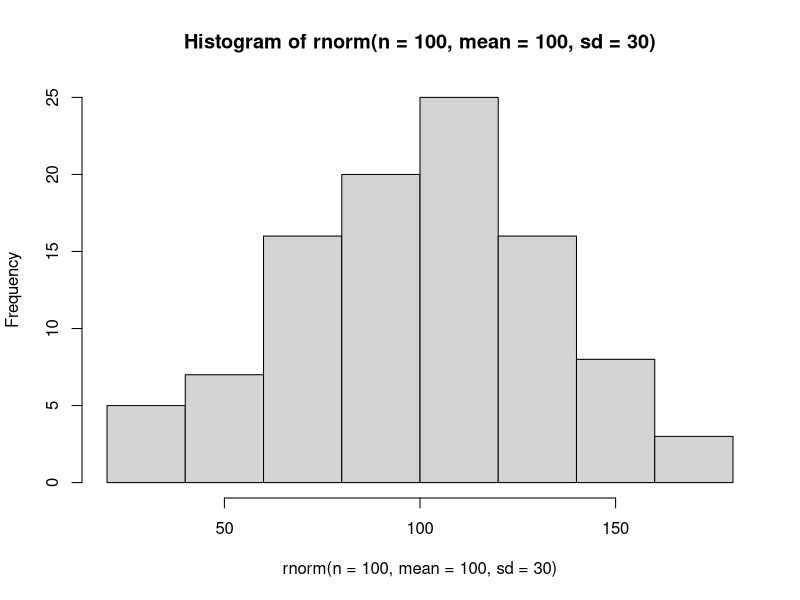

Reproduce this figure in R. (Note: this script raises an error after producing the figure.)
##### Vectors, Matrices, Data Frames, and Lists
##### 17 January 2023
##### BTM

#### Vectors (cont'd)
### Properties

## Coercion
  # All Atomic vectors are of the same data type
  # If you use c() to assemble different types, R coerces them
  # logical -> integer -> double -> character

a <- c(2, 2.2)
a # coerces to double

b <- c("purple", "green")
typeof(b)

d <- c(a, b)
typeof(d) # coerces the doubles to chracters since characters are higher

### comparison operators yield a logical result
a <- runif(10)
print(a)

a > 0.5 # conditional statement yields logical statement

### How many element in the vector are > 0.5
sum(a > 0.5)
mean(a > 0.5) # what proportion of vector are great than 0.5



#### Vectorization
## Add a constant to a vector

z <- c(10, 20, 30)
z + 1

## What happens when vectors are addded together
y <- c(1, 2, 3)

z + y # Results in an "element by element" operation on the vector

## Recycling
# what if vector lengths are not equal?

z
x <- c(1,2)
z + x # warning is issue but calculation is still made
      # shorter vector is always recycled


#### Simulating data: runif and rnorm()

runif(n=5, min=5, max=10) # n sample size, min=minimum value, max=maxixum value

set.seed(123) # set.seed can any number, sets random number generator (is reproducible)
runif(n=5, min=5, max=10)

## rnorm: random normal values with mean 0 and sd 1
randomNormalNumbers <- rnorm(1000)
mean(randomNormalNumbers) # hist function shows distribution

rnorm(n=100, mean=100, sd=30)
hist(rnorm(n=100, mean=100, sd=30))




#### Matrix data structure
### 2 dimensional (rows and columns)
### homogenous data type (often numerical or vetors)

# matrix is an atomic vector organized into ros and colums
my_vec <- 1:12
m <- matrix(data = my_vec, nrow=4)
m

m <- matrix(data = my_vec, ncol=3)
m

m <- matrix(data = my_vec, ncol=3, byrow=T)
m

#### Lists
## are atomic vectors BUT each element can hold different data types (and different sizes)
myList <- list(1:19, matrix(1:8, nrow=4, byrow=T), letters[1:3], pi)
class(myList)
str(myList)

### subsetting lists
## using [] gives you a single item BUT not the elements
myList[4]
myList[4] - 3 # single brackets gives you only elements in slot which is always type list

# to grab object itself, use [[]]
myList[[4]] - 3

myList[[2]][4,1] ## 2 dim subsetting -> first number is row index, second is colum [4,1] gives 4th row, first column

myList[c(1,2)] # to obtain multiple compartments of lists

c(myList[[1]], myList[[2]]) # to obtain multiple elements within lists

###Name list items when they are created
myList2 <- list(Tester=F, littleM = matrix(1:9, nrow=3))
myList2

myList2$Tester

myList2$littleM[2,3] #extracts second row, third colum of littleM
myList2$littleM[2,] # leave blank if you want all elements

myList2$littleM[2] # gives the second element

### unlist to string everything back to vector
unRolled <- unlist(myList2)
unRolled


data(iris)
head(iris)
plot(Sepal.Length ~ Petal.Length, data=iris) #y~x
model <- lm(Sepal.Length ~ Petal.Length, data = iris)
results <- summary(model)
results # estimate gives the slope, don't care about intercept, Pr is P value

str(results)

results$coefficients[2,4]
results[[4]][2,4]

unlist(results)$coefficients8





#### Data frames
## (list of) equal-length vectors, each of which is a column

varA <- 1:12
varB <- rep(c("Con", "LowN", "HighN"), each=4)

varC <- runif(12)

dFrame <- data.frame(varA, varB, varC, stringsAsFactors = F)
print(dFrame)

# add another row 
newData <- list(varA=13, varB= "HighN", varC=0.0668)

# used rbind()
dFrame <- rbind(dFrame, newData)

# why can't we use c?
newData2 <- c(14, "HighN", 0.668)
dFrame <- rbind(dFrame, newData2) # all character data types now because of coercion

### add a column
newVar <- runif(14)

# use cbind() function to add column
dFrame <- cbind(dFrame, newVar)
head(dFrame)


### Data frames vs Matrices
zMat <- matrix(data=1:30, ncol=3, byrow=T)
zDframe <- as.data.frame(zMat)

zMat[,3]
zDframe[,3]
zDframe$V3

zMat[3,]
zDframe[3,]

zMat[3]
zDframe[3] # different!! whole third column is given



##### Eliminating NAs
# complete.cases() function
zD <- c(NA, rnorm(10), NA, rnorm(3))
complete.cases(zD)

# clean out NAs
zD[complete.cases(zD)]
which(!complete.cases(zD))
which(is.na(zD))

# use with matrix
m <- matrix (1:20, nrow=5)
m[1,1] <- NA
m[5,4] <- NA
complete.cases(m) # gives T/F as to whether whole row is "complete' (no NAs)
m[complete.cases(m),]

## get complete cases for only certain rows
m[complete.cases(m[,c(1:2)]),] # only looking in first two columns





